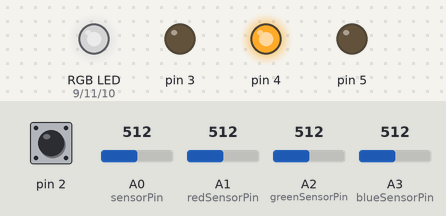
The sketch below on a simulated Arduino Uno, built with avr-gcc and run on an emulated ATmega328P. On the bench: an RGB LED mixed from three pins (HIGH = lit), output pins drawn as LEDs (lit = HIGH). The inputs (shaded band) are chosen by the test bench; at power-on: A1 (redSensorPin) = 512, A2 (greenSensorPin) = 512, A3 (blueSensorPin) = 512, pin 2 HIGH, A0 (sensorPin) = 512. Dim RGB values are drawn brighter than linear; what the sketch prints to the serial monitor is not drawn.

Above: at 28.8 s.
28.9 s: A1 (redSensorPin) set to 716
At 33.5 s:
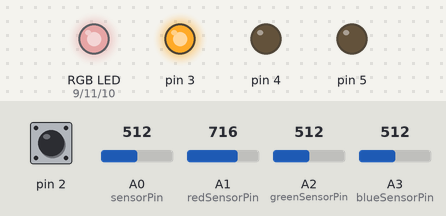
40.9 s: A1 (redSensorPin) set to 992
At 49.4 s:
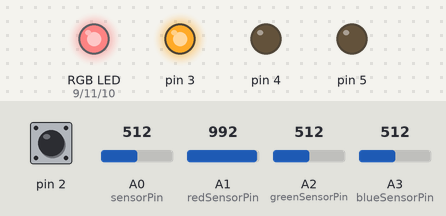
53.7 s: A2 (greenSensorPin) set to 716
At 65.4 s:
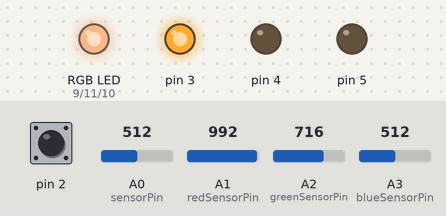
65.7 s: A3 (blueSensorPin) set to 716
At 81.4 s:
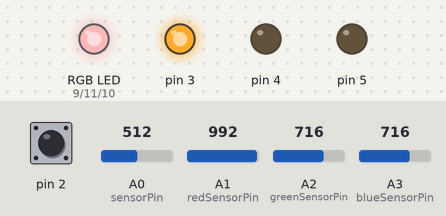
Timing chart, 0 to 81.8 s (numbered marks = the images above; inputs shaded):
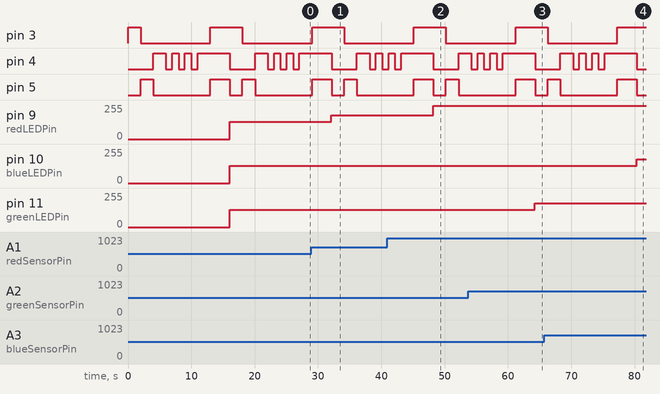

The sketch:

Licht_Temperatur___LED_Schaltung.ino
```cpp
int switchState = 0;
const int sensorPin = A0;
const float baselineTemp = 16.0;
const int redLEDPin = 9;
const int blueLEDPin = 10;
const int greenLEDPin = 11;

const int redSensorPin = A1;
const int greenSensorPin = A2;
const int blueSensorPin = A3;

int redValue = 0;
int greenValue = 0;
int blueValue = 0;

int redSensorValue = 0;
int greenSensorValue = 0;
int blueSensorValue = 0;
void setup()
{
   pinMode(3, OUTPUT);
   pinMode(4, OUTPUT);
   pinMode(5, OUTPUT);
   pinMode(2, INPUT);

   Serial.begin(9600);          //Öffnet eine Serielle Schnittstelle
   for(int pinNumber = 3; pinNumber<6; pinNumber++)
   {
    pinMode(pinNumber,OUTPUT);
    digitalWrite(pinNumber, LOW);
    }
    pinMode(greenLEDPin,OUTPUT);
    pinMode(redLEDPin,OUTPUT);
    pinMode(blueLEDPin,OUTPUT);
}

void loop()
{
   switchState = digitalRead(2);    // Prüft den Status aus Pin 2 (Schalter)
if (switchState == LOW)              // Schalter wird nicht gedrückt
                        {
      digitalWrite(3, LOW);
      digitalWrite(5, LOW);
      digitalWrite(4, LOW);
                        }

else {                           // Schalter wird gedrückt
     digitalWrite(3, HIGH);
     digitalWrite(5, LOW);
     digitalWrite(4, LOW);
      delay(2000);
     digitalWrite(3, LOW);
     digitalWrite(5, HIGH);
     digitalWrite(4, LOW);
      delay(2000);
     digitalWrite(3, LOW);
     digitalWrite(5, LOW);
     digitalWrite(4, HIGH);
      delay(2000);
     digitalWrite(4, LOW);
      delay(1000);
     digitalWrite(4, HIGH);
      delay(1000);
     digitalWrite(4, LOW);
      delay(1000);
     digitalWrite(4, HIGH);
      delay(1000);
     digitalWrite(4, LOW);
      delay(1000);
     digitalWrite(4, HIGH);
      delay(2000);
     int sensorVal = analogRead(sensorPin);
        Serial.print("Sensor Wert: ");
        Serial.print(sensorVal);
        //adc wert in spannung wandeln
        float voltage = (sensorVal/1024.0)*5.0;
        Serial.print(",Volt: ");
        Serial.print(voltage);
        Serial.print(", Grad Celsius C: ");
        //spannung in volt umrechnen
        float temperature = (voltage - .5) * 100;
        Serial.println(temperature);
if(temperature < baselineTemp)
  {
    digitalWrite(3, LOW);
    digitalWrite(4, LOW);
    digitalWrite(5, LOW);
   }
else if(temperature >= baselineTemp+2 && temperature < baselineTemp+4)
   {
    digitalWrite(3, HIGH);
    digitalWrite(4, LOW);
    digitalWrite(5, LOW);
   }
else if(temperature >= baselineTemp+4 && temperature < baselineTemp+6)
   {
    digitalWrite(3, HIGH);
    digitalWrite(5, HIGH);
    digitalWrite(4, LOW);
   }
else if(temperature >= baselineTemp+6)
   {
    digitalWrite(3, HIGH);
    digitalWrite(5, HIGH);
    digitalWrite(4, HIGH);
   }
delay(3000);
   redSensorValue = analogRead(redSensorPin);
delay(5);
   greenSensorValue = analogRead(greenSensorPin);
delay(5);
   blueSensorValue = analogRead(blueSensorPin);
          Serial.print("Sensor Wert \t Rot: ");
          Serial.print(redSensorValue);
          Serial.print("\t Grün: ");
          Serial.print(greenSensorValue);
          Serial.print("\t Blau: ");
          Serial.println(blueSensorValue);
    redValue = redSensorValue/4;
    greenValue = greenSensorValue/4;
    blueValue = blueSensorValue/4;
          Serial.print("Umgerechneter Sensor Wert \t Rot: ");
          Serial.print(redValue);
          Serial.print("\t Grün: ");
          Serial.print(greenValue);
          Serial.print("\t Blau: ");
          Serial.println(blueValue);
            analogWrite(redLEDPin, redValue);
            analogWrite(greenLEDPin, greenValue);
            analogWrite(blueLEDPin, blueValue);
int sensorVal2 = analogRead(redSensorPin);
Serial.print(sensorVal2);
float voltage2 = (sensorVal2/1024.0)*5.0;
Serial.print(",Volt: ");
Serial.print(voltage2);
   }
}                             // Loop Ende, alles beginnt von Loop Anfang wieder
```

Measured:
- after the input at 28.9 s, pin 9 (redLEDPin): 128/255 → 179/255 after 3.2 s
- after the input at 40.9 s, pin 9 (redLEDPin): 179/255 → 248/255 after 7.3 s
- after the input at 53.7 s, pin 11 (greenLEDPin): 128/255 → 179/255 after 10.6 s
- after the input at 65.7 s, pin 10 (blueLEDPin): 128/255 → 179/255 after 14.6 s
